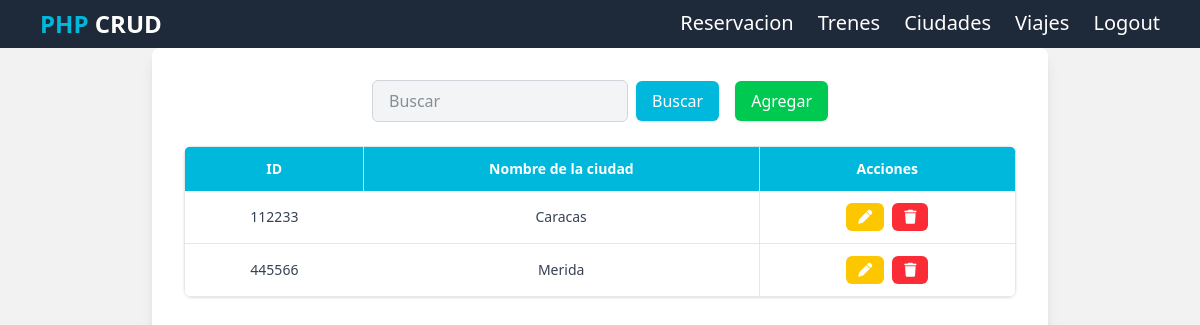
Before: /static/templates/city_views/read_city.php (signed in) with the older database file.
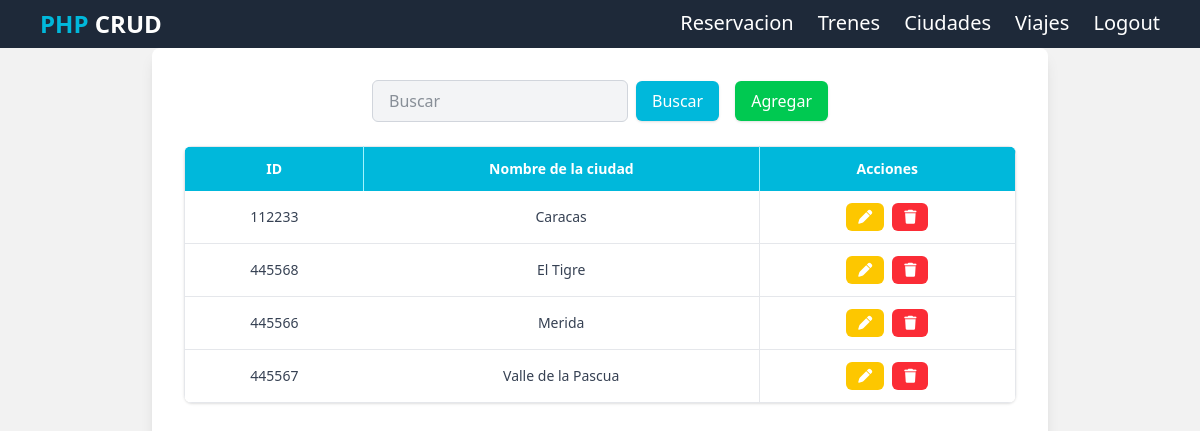
After: the same page with the newer database file.
### tables this page shows
CREATE TABLE `ciudades` (
  `codigo` int(15) NOT NULL,
  `nombre` varchar(30) NOT NULL
);

### app/controllers/city_controllers/get_city.php (the view)
<?php
include "../../../app/config/database.php";
$sql = "SELECT * FROM ciudades";
$result = mysqli_query($conn, $sql);
while ($row = mysqli_fetch_array($result)) { ?>
<tr class="hover:bg-gray-50 transition-colors duration-200 border-b border-gray-200">
    <td class="px-4 py-3"><?php echo $row['codigo']; ?></td>
    <td class="px-4 py-3 border-r border-gray-200"><?php echo $row['nombre']; ?></td>
    <td class="px-4 py-3 flex gap-2 justify-center items-center">
        <a href="./edit_city.php?id=<?php echo $row['codigo']; ?>" class="px-3 py-1 bg-yellow-400 hover:bg-yellow-500 text-white rounded-md text-md font-semibold transition-colors duration-200"><i class="fa-solid fa-pen"></i></a>
        <a href="/server/app/controllers/city_controllers/delete_city.php?id=<?php echo $row['codigo']; ?>" class="px-3 py-1 bg-red-500 hover:bg-red-600 text-white rounded-md text-md font-semibold transition-colors duration-200"><i class="fa-solid fa-trash"></i></a>
    </td>
</tr>
<?php } ?>

Changed rows visible on the page:
added ciudades: codigo "445568", nombre "El Tigre"
added ciudades: codigo "445567", nombre "Valle de la Pascua"
